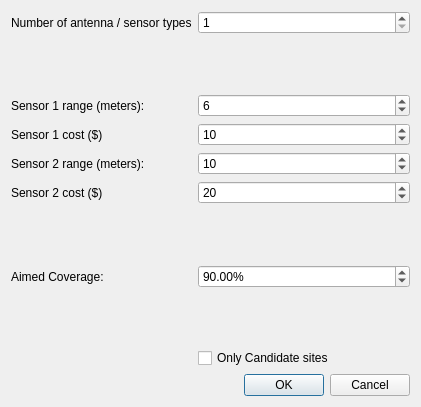
<?xml version="1.0" encoding="UTF-8"?>
<ui version="4.0">
 <class>MyPositionDialog</class>
 <widget class="QDialog" name="MyPositionDialog">
  <property name="geometry">
   <rect>
    <x>0</x>
    <y>0</y>
    <width>421</width>
    <height>407</height>
   </rect>
  </property>
  <property name="windowTitle">
   <string>Parameters for coverage</string>
  </property>
  <layout class="QFormLayout" name="formLayout">
   <item row="4" column="0">
    <widget class="QLabel" name="label">
     <property name="text">
      <string>Sensor 1 range (meters):</string>
     </property>
    </widget>
   </item>
   <item row="4" column="1">
    <widget class="QSpinBox" name="SensorRange0">
     <property name="minimum">
      <number>1</number>
     </property>
     <property name="maximum">
      <number>300</number>
     </property>
     <property name="value">
      <number>6</number>
     </property>
    </widget>
   </item>
   <item row="9" column="0">
    <widget class="QLabel" name="label_2">
     <property name="text">
      <string>Aimed Coverage:</string>
     </property>
    </widget>
   </item>
   <item row="11" column="1">
    <widget class="QCheckBox" name="Candidates">
     <property name="text">
      <string>Only Candidate sites</string>
     </property>
    </widget>
   </item>
   <item row="12" column="1">
    <widget class="QDialogButtonBox" name="buttonBox">
     <property name="orientation">
      <enum>Qt::Horizontal</enum>
     </property>
     <property name="standardButtons">
      <set>QDialogButtonBox::Cancel|QDialogButtonBox::Ok</set>
     </property>
    </widget>
   </item>
   <item row="9" column="1">
    <widget class="QDoubleSpinBox" name="AimedCoverage">
     <property name="suffix">
      <string>%</string>
     </property>
     <property name="value">
      <double>90.000000000000000</double>
     </property>
    </widget>
   </item>
   <item row="5" column="1">
    <widget class="QSpinBox" name="SensorCost0">
     <property name="minimum">
      <number>1</number>
     </property>
     <property name="maximum">
      <number>5000</number>
     </property>
     <property name="value">
      <number>10</number>
     </property>
    </widget>
   </item>
   <item row="5" column="0">
    <widget class="QLabel" name="label_3">
     <property name="text">
      <string>Sensor 1 cost ($)</string>
     </property>
    </widget>
   </item>
   <item row="6" column="1">
    <widget class="QSpinBox" name="SensorRange1">
     <property name="minimum">
      <number>1</number>
     </property>
     <property name="maximum">
      <number>300</number>
     </property>
     <property name="value">
      <number>10</number>
     </property>
    </widget>
   </item>
   <item row="6" column="0">
    <widget class="QLabel" name="label_4">
     <property name="text">
      <string>Sensor 2 range (meters):</string>
     </property>
    </widget>
   </item>
   <item row="7" column="0">
    <widget class="QLabel" name="label_5">
     <property name="text">
      <string>Sensor 2 cost ($)</string>
     </property>
    </widget>
   </item>
   <item row="7" column="1">
    <widget class="QSpinBox" name="SensorCost1">
     <property name="minimum">
      <number>1</number>
     </property>
     <property name="maximum">
      <number>5000</number>
     </property>
     <property name="value">
      <number>20</number>
     </property>
    </widget>
   </item>
   <item row="10" column="1">
    <spacer name="verticalSpacer">
     <property name="orientation">
      <enum>Qt::Vertical</enum>
     </property>
     <property name="sizeHint" stdset="0">
      <size>
       <width>20</width>
       <height>40</height>
      </size>
     </property>
    </spacer>
   </item>
   <item row="2" column="1">
    <spacer name="verticalSpacer_2">
     <property name="orientation">
      <enum>Qt::Vertical</enum>
     </property>
     <property name="sizeHint" stdset="0">
      <size>
       <width>20</width>
       <height>40</height>
      </size>
     </property>
    </spacer>
   </item>
   <item row="8" column="1">
    <spacer name="verticalSpacer_3">
     <property name="orientation">
      <enum>Qt::Vertical</enum>
     </property>
     <property name="sizeHint" stdset="0">
      <size>
       <width>20</width>
       <height>15</height>
      </size>
     </property>
    </spacer>
   </item>
   <item row="1" column="1">
    <widget class="QSpinBox" name="Modes">
     <property name="minimum">
      <number>1</number>
     </property>
     <property name="maximum">
      <number>2</number>
     </property>
     <property name="value">
      <number>1</number>
     </property>
    </widget>
   </item>
   <item row="1" column="0">
    <widget class="QLabel" name="label_6">
     <property name="text">
      <string>Number of antenna / sensor types</string>
     </property>
    </widget>
   </item>
  </layout>
 </widget>
 <resources/>
 <connections>
  <connection>
   <sender>buttonBox</sender>
   <signal>accepted()</signal>
   <receiver>MyPositionDialog</receiver>
   <slot>accept()</slot>
   <hints>
    <hint type="sourcelabel">
     <x>248</x>
     <y>254</y>
    </hint>
    <hint type="destinationlabel">
     <x>157</x>
     <y>274</y>
    </hint>
   </hints>
  </connection>
  <connection>
   <sender>buttonBox</sender>
   <signal>rejected()</signal>
   <receiver>MyPositionDialog</receiver>
   <slot>reject()</slot>
   <hints>
    <hint type="sourcelabel">
     <x>316</x>
     <y>260</y>
    </hint>
    <hint type="destinationlabel">
     <x>286</x>
     <y>274</y>
    </hint>
   </hints>
  </connection>
 </connections>
</ui>
